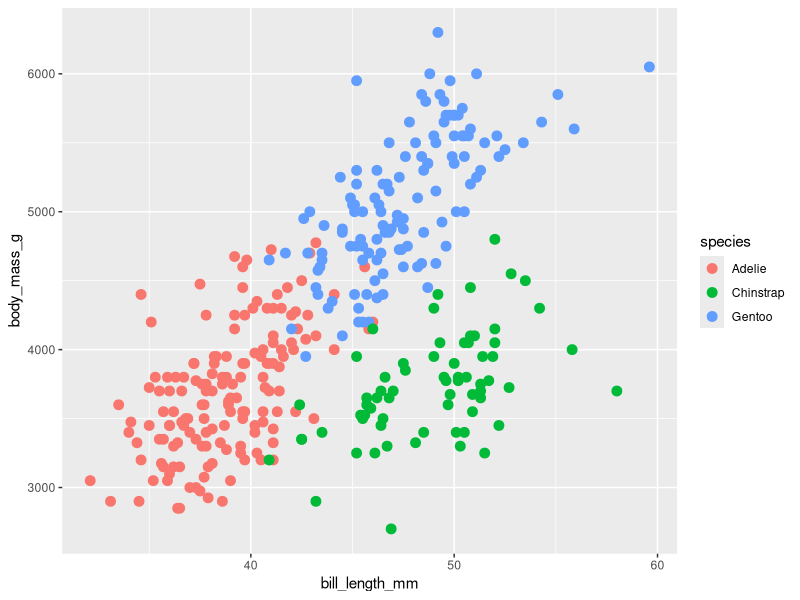

Write R code to recreate this figure.
library(tidyverse)
library(palmerpenguins)

glimpse(penguins)
summary(penguins)

ggplot(
  penguins,
  aes(
    x = bill_length_mm,
    y = body_mass_g,
    colour = species
  )
) +
  geom_point(size = 3)
